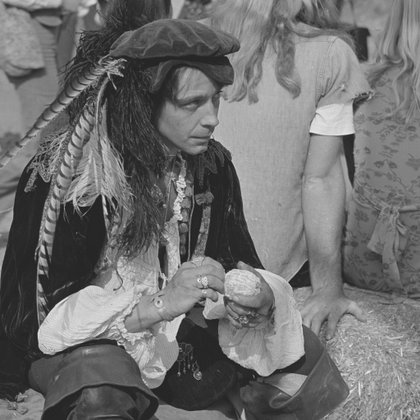
%> input picture data/pirate512.tif, 420 x 420 px, shrunk from 512 x 512 before the run
$ octave ICIP2017_Pirate.m   (GNU Octave 9; MATLAB toolbox functions it lacks are replaced by stand-ins)
%> lines starting %> are read from the running program, lines starting %| are printed output that depends on the picture; in (x1, y1, x2, y2) boxes, pixels count from 0 and x2, y2 are one past the last pixel; in counts of white or black regions, pixels touching at a corner belong together; the program's own positions count from 1
### functions/disk_kernel.m
function [psf_f_o,psf_f,kernel,Ly,Lx,keveny,kevenx,psf_sub_f] = disk_kernel(D,Ny,Nx,Le)
% DISK_KERNEL Return a disk blurring kernel (a rough approximation of a defocus PSF)
% with/without boundary handling.
%
%   SYNTAX:
%     [psf_f_o,psf_f,kernel,Ly,Lx,keveny,kevenx,psf_sub_f] = disk_kernel(D,Ny,Nx,Le)
%
%   INPUT:
%    D            - diameter of the disk kernel
%    Nx, Ny       - size of the test image
%    Le           - number of pixels for boundary extension
%
%   OUTPUT:
%    psf_f_o           - PSF image with original size, in Fourier domain
%    psf_f             - PSF image with boundary extension, in Fourier domain
%    kernel            - blurring kernel in spatial domian
%    Ly,Lx             - half size of the kernel, for boundary extension
%    keveny,kevenx     - odd/even flag for the size of the kernel
%    psf_sub_f         - subsampled PSF, in Fourier domain

% Used in the code for ICIP publications:
% - C. Dong, J. Portilla, "Maximum likelihood interpolation for
%   aliasing-aware image restoration", 2016 IEEE International Conference
%   on Image Processing (ICIP), pp. 564-568, Sept 2016.
% - C. Dong, J. Portilla, "Spectral pre-adaptation for two-step
%   arbitrary-shape-support image restoration", 2017 IEEE International
%   Conference on Image Processing (ICIP), pp. 3515-3519, Sept 2017.
%
% Version 1.0, August 2018
%
% Copyright (c) 2018
% Chaoqun Dong <chaodong999@gmail.com>
% Javier Portilla <javier.portilla@csic.es>
%
% This program is free software: you can redistribute it and/or modify
% it under the terms of the GNU Affero General Public License as
% published by the Free Software Foundation, either version 3 of the
% License, or (at your option) any later version.
%
% This program is distributed in the hope that it will be useful,
% but WITHOUT ANY WARRANTY; without even the implied warranty of
% MERCHANTABILITY or FITNESS FOR A PARTICULAR PURPOSE. See the
% GNU Affero General Public License for more details.
%
% You should have received a copy of the GNU Affero General Public License
% along with this program. If not, see <http://www.gnu.org/licenses/>.

R = D/2;
cy = Ny/2+1; % Ny, Nx assumed to be even
cx = Nx/2+1;
[u,v] = meshgrid(-Nx/2:Nx/2-1,-Ny/2:Ny/2-1);
u = u/Nx;
v = v/Ny;

f = sqrt(u.^2 + v.^2);

Ky = ceil(D/2)*2 + 1;  % size of the kernel
Kx = ceil(D/2)*2 + 1;  % assume kernel is square because the psf is a disk

Ly = ceil((Ky-1)/2);  % half size of the kernel
Lx = ceil((Kx-1)/2);

keveny = double(rem(Ky,2)==0);  % odd/even size handling
kevenx = double(rem(Kx,2)==0);


%% psf

z = 2*pi*f*R;
Disk_f = 2*besselj(1,z)./(z +double(z==0));
Disk_f(cy,cx) = 1;              % set the center of the disk to be 1

disk = fftshift(real(ifft2(fftshift(Disk_f))));

% a mask in the spatial domain to smooth the uniform disk
mask = [1 2 1]'*[1 2 1]/16;
disk_smooth = conv2(disk,mask,'same');

kernel = disk_smooth(Ny/2+1-Ly+keveny:Ny/2+1+Ly,Nx/2+1-Lx+kevenx:Nx/2+1+Lx);
kernel = kernel/sum(sum(kernel));
psf = zeros(Ny,Nx);
psf(Ny/2+1-Ly+keveny:Ny/2+1+Ly,Nx/2+1-Lx+kevenx:Nx/2+1+Lx) = kernel;

% FT
psf_f_o = fft2(fftshift(psf));

%boundary handling
NDy = Ny + 2*Le;
NDx = Nx + 2*Le;
D_f = zeros(NDy,NDx);
D_f(NDy/2+1-Ly+keveny:NDy/2+1+Ly,NDx/2+1-Lx+kevenx:NDx/2+1+Lx) = kernel; % Warning: Nx, Ny are assummed to be even numbers!
D_f = fft2(fftshift(D_f));
psf_f = D_f;

%% sub psf

kernel_sub = kernel(1+mod(Ly,2):2:end,1+mod(Lx,2):2:end);
kernel_sub = kernel_sub/sum(sum(kernel_sub));

Nsy = size(Ly-keveny+1:2:Ny-Ly,2);
Nsx = size(Lx-kevenx+1:2:Nx-Lx,2);

psf_sub = zeros(Nsy,Nsx);
psf_sub(floor(Nsy/2)+1-floor(Ly/2)+keveny:floor(Nsy/2)+1+floor(Ly/2),floor(Nsx/2)+1-floor(Lx/2)+kevenx:floor(Nsx/2)+1+floor(Lx/2)) = kernel_sub;

% FT
psf_sub_f = fft2(fftshift(psf_sub));

### functions/imagescTSc.m
function imagescTSc(im, scale, sc, cmap)
% IMAGESCTSC Display an image in True Size or scaled True Size.
%	Displaying is performed by imagesc (if sc==1), and colormap (cmap) is
%	set by default to 'gray'. It also works for full color images.
%
%   SYNTAX:
%     imagescTSc(im, scale, sc, cmap);
%
%   INPUT:
%     im      - image to display
%     scale   - image resize scale (an integer >=1)
%     sc      - when 1 the display values range from the minimum to the maximum
%     cmap    - colormap, default value is 'gray'
%
%   Example:
%       % Display a grayscale image twice the size
%       im = imread('pout.tif');
%       imagescTSc(im,2);

% Used in the code for ICIP publications:
% - J. Portilla, "Maximum likelihood extension for non-circulant
%   deconvolution", Image Processing (ICIP) 2014 IEEE International
%   Conference, pp. 4276-4279, Oct 2014.
% - C. Dong, J. Portilla, "Maximum likelihood interpolation for
%   aliasing-aware image restoration", 2016 IEEE International Conference
%   on Image Processing (ICIP), pp. 564-568, Sept 2016.
% - C. Dong, J. Portilla, "Spectral pre-adaptation for two-step
%   arbitrary-shape-support image restoration", 2017 IEEE International
%   Conference on Image Processing (ICIP), pp. 3515-3519, Sept 2017.
%
% Version 1.0, August 2018
%
% Copyright (c) 2018
% Javier Portilla <javier.portilla@csic.es>
% Chaoqun Dong <chaodong999@gmail.com>
%
% This program is free software: you can redistribute it and/or modify
% it under the terms of the GNU Affero General Public License as
% published by the Free Software Foundation, either version 3 of the
% License, or (at your option) any later version.
%
% This program is distributed in the hope that it will be useful,
% but WITHOUT ANY WARRANTY; without even the implied warranty of
% MERCHANTABILITY or FITNESS FOR A PARTICULAR PURPOSE. See the
% GNU Affero General Public License for more details.
%
% You should have received a copy of the GNU Affero General Public License
% along with this program. If not, see <http://www.gnu.org/licenses/>.

if nargin<2
    scale=1;
end
if nargin<3
    sc=1;
end
if nargin<4
    cmap = 'gray'; %default value
end

s = size(im);
s(1) = s(1)*scale;
s(2) = s(2)*scale;

if length(s)==2, % gray-scale image
    if scale>1,
        im_o = zeros(s(1),s(2));
        for nsx = 1:scale,
            for nsy = 1:scale,
                im_o(nsy:scale:end,nsx:scale:end) = im;
            end
        end
        im = im_o;
    end
else % true color image
    if scale>1,
        im_o = zeros(s(1),s(2),3);
        for nsx = 1:scale,
            for nsy = 1:scale,
                im_o(nsy:scale:end,nsx:scale:end,:) = im;
            end
        end
        im = im_o;
    end
end

% Display image
if length(s)==3,
    if sc
        im = im - min(min(min(im)));
        im = im/max(max(max(im)));
        imshow(im);
    else
        imshow(im);
    end
else
    if sc
        imagesc(im);
    else
        image(im);
    end
end

% set axes (and colormap, if applies)

axis('image'); axis('off');
if length(s)==2,
    colormap(cmap);
end
truesize;

### core/SPA.m
 function [z, z_init] = SPA(y, kernel, mask, PX_f, sigma, P)
% SPA Complete (extend and/or interpolate) an incomplete blurry observation.
%   Z = SPA(Y, KERNEL, MASK, PX_F, SIGMA, P) returns a maximum-likelihood
%   interpolation Z according to a Gaussian spectral model.
%
%   "SPA" stands for Spectral Pre-Adaptation.
%   It does a Maximum-Likelihood interpolation as a likely guess of the unknown
%   pixels of an incomplete observation of a blurry image ("y"), based on
%   consistency with the blurring kernel ("kernel"), the noise standard deviation
%   ("sigma", assumed Gaussian), assumed both known, and a simple AR-1 image model.
%   The known and unknown values of "y" correspond to "TRUE"s (or 1s) and "FALSE"s
%   (or 0s) in the "mask" array, respectively.
%   P is the number of iterations (e.g., 4 for typical situations, although it may be
%   necessary to increase this up to 50 or more for big kernels and little noise).
%
%   [Z, Z_INIT] = SPA(Y, KERNEL, MASK, PX_F, SIGMA, P) returns the maximum-likelihood
%   interpolation Z and a first guess Z_INIT. Z_INIT is an optional output
%   giving the first guess obtained with the "extrapol.m" method. It is
%   used as the starting point for maximum-likelihood interpolation to reduce
%   the number of iterations.
%
%   INPUT:
%     y           - an incomplete observation of a blurry image
%                   (preferrably in the [0 255] range - otherwise please,
%                   normalize it to that range)
%     kernel      - blurring kernel
%     mask        - a mask indicating the unknown pixels
%     PX_f        - power spectral density model of the uncorrupted image
%     sigma       - standard deviation of noise
%     P           - number of iterations
%
%   OUTPUT:
%     z           - the interpolated image
%     z_init      - a first guess for 'z' obtained with 'extrapol.m'
%
%   It is useful for:
%   (A) Boundary handling (by extending the boundaries and imposing circular
%   boundaries condition) (see ICIP 2014)
%   (B) Deblurring aliased observations, in which case the known
%   subset is a uniformly sampled version of the complete set of pixels
%   (see ICIP 2016).
%   (C) Deblurring blurred objects having supports with arbitrary shapes
%   (e.g., out-of-focus background in presence of in-focus foreground)
%   (see ICIP 2017).
%
% RELATED PUBLICATIONS:
% - J. Portilla, "Maximum likelihood extension for non-circulant
%   deconvolution", Image Processing (ICIP) 2014 IEEE International
%   Conference, pp. 4276-4279, Oct 2014.
% - C. Dong, J. Portilla, "Maximum likelihood interpolation for
%   aliasing-aware image restoration", 2016 IEEE International Conference
%   on Image Processing (ICIP), pp. 564-568, Sept 2016.
% - C. Dong, J. Portilla, "Spectral pre-adaptation for two-step
%   arbitrary-shape-support image restoration", 2017 IEEE International
%   Conference on Image Processing (ICIP), pp. 3515-3519, Sept 2017.

% Version 1.0, August 2018
%
% Copyright (c) 2018
% Javier Portilla <javier.portilla@csic.es>
% Chaoqun Dong <cdongae@connect.ust.hk>
%
% This program is free software: you can redistribute it and/or modify
% it under the terms of the GNU Affero General Public License as
% published by the Free Software Foundation, either version 3 of the
% License, or (at your option) any later version.
%
% This program is distributed in the hope that it will be useful,
% but WITHOUT ANY WARRANTY; without even the implied warranty of
% MERCHANTABILITY or FITNESS FOR A PARTICULAR PURPOSE. See the
% GNU Affero General Public License for more details.
%
% You should have received a copy of the GNU Affero General Public License
% along with this program. If not, see <http://www.gnu.org/licenses/>.


%%
%fprintf(1,'Info:  Processing by SPA...\n');

mask = logical(mask); % in case it was given as numbers, in binary, etc.

% blurring kernel h
[Ky,Kx] = size(kernel);

Ly = ceil((Ky-1)/2);  % half size of the kernel
Lx = ceil((Kx-1)/2);
keveny = double(rem(Ky,2)==0);
kevenx = double(rem(Kx,2)==0);

%observation
y00_obsv = y;
mu = mean2(y00_obsv.*mask)/mean2(mask);
y00 = (y00_obsv - mu).*mask;

% the blurring kernel, in the Fourier domain.
[NDy, NDx] = size(y);
h = zeros(NDy,NDx);
h(NDy/2+1-Ly+keveny:NDy/2+1+Ly,NDx/2+1-Lx+kevenx:NDx/2+1+Lx) = kernel; % Warning: it assumes Nx, Ny are even numbers!
H_f = fft2(fftshift(h));  %% FT of the kernel

% PSD model for the (incomplete) observation
PZ_f = abs(H_f).^2.*PX_f + sigma^2;

Q = 25;  % Length of the linear prediction. This value works well for all tried examples

% Initiallize surrounded by zeros

% Watch out! Here it is assuming "bytes"
z = mu*ones(NDy,NDx);
z(mask) = y00_obsv(mask);
z = extrapol(z, mask);
z_init = z;

% Pre-processing

% First compute q'
aux = zeros(NDy,NDx);
% part of b(y): Fo*y
aux(mask) = y00(mask);
Y_f = fft2(aux);
% part of b(y): F.D_pz^-1(Fo*.y), here we have Fi* = F*.E^T, so Fi = E.F
% So q = -b(y)
q = real(ifft2(Y_f./PZ_f));
q(mask) = zeros;

z0 = z - mu; % We NEED to remove the mean
ze0 = -z0;
ze0(mask) = zeros;
ze = ze0;

lambda = 2*sigma^2;   % fastest convergence

S = NDy*NDx - sum(sum(double(mask))); % Number of degrees of freedom to be optimized

U = zeros(S,Q);
Z = zeros(NDy*NDx,Q);
mask2 = ones(NDy,NDx);
mask2(mask) = zeros;
mask2 = mask2(:);

for m = 1:P,

    % Applies the original method (see ICIP 2014) but saving the vector
    % values, so then can do a linear prediction of the convergence limit
    for n = 1:Q,
        % part of Az,cause A= Fi.D_pz^-1.Fi*, Ze_f = Fi*z, because it is -Az, so
        % ze0 = -z0
        Ze_f = fft2(ze);
        % part of Az, F.D_pz^-1.Ze_f
        aux = real(ifft2(Ze_f./PZ_f));
        % part of Az, E(...)
        aux(mask) = zeros;
        ze_old = ze;
        ze = ze + lambda*(q-aux);
        u = ze - ze_old;
        u = u(:);
        U(:,n) = u(mask2==1);
        Z(:,n) = ze(:);
    end

    % Estimate u(N) from the previous Q-1 ones
    % (see ICIP 2016)

    Ur = U(:,1:Q-1);
    c = - pinv(Ur)*U(:,Q);
    c = [c; 1];
    c = c/sum(c);

    Zr = Z(:,1:Q);
    ze = Zr*c;
    ze = reshape(ze,NDy,NDx);

    fprintf(1,'Info:  Processing by SPA, current p = %d out of %d ...\n',m,P);

end

z = -ze;
z(mask) = y00(mask);   % get back known

z = z + mu;

### functions/extrapol.m
function imx = extrapol(im, mask)
% EXTRAPOL Return an inter/extrapolation of an incomplete image.
%   It is based on using a very peaky local integration kernel (r.^(-7)), such that,
%   for close-by known values the inter/extrapolated pixels are an average of those
%   neighbor pixels, whereas for far-away pixels the inter/extrapolated pixels are
%   a much more extended area average.
%   The trick consists of dividing always by the area of the kernel on the
%   known-pixels' area. This ensures that it is a true average.
%
%   SYNTAX:
%     imx = extrapol(im,mask);
%
%   INPUT:
%     im     - image (incomplete)
%     mask   - binary mask indicating the pixels to be kept (1's) and the ones
%              to be filled in (0's)
%
%   OUTPUT:
%     imx    - an image keeping the original pixels (with mask ==1) and with new
%              values in the rest of the pixels such that the result is smooth

% Used in the code for ICIP publication:
% - C. Dong, J. Portilla, "Spectral pre-adaptation for two-step
%   arbitrary-shape-support image restoration", 2017 IEEE International
%   Conference on Image Processing (ICIP), pp. 3515-3519, Sept 2017.
%
% Version 1.0, August 2018
%
% Copyright (c) 2018
% Javier Portilla <javier.portilla@csic.es>
% Chaoqun Dong <chaodong999@gmail.com>
%
% This program is free software: you can redistribute it and/or modify
% it under the terms of the GNU Affero General Public License as
% published by the Free Software Foundation, either version 3 of the
% License, or (at your option) any later version.
%
% This program is distributed in the hope that it will be useful,
% but WITHOUT ANY WARRANTY; without even the implied warranty of
% MERCHANTABILITY or FITNESS FOR A PARTICULAR PURPOSE. See the
% GNU Affero General Public License for more details.
%
% You should have received a copy of the GNU Affero General Public License
% along with this program. If not, see <http://www.gnu.org/licenses/>.

Np = size(im,1);
N = size(mask,1);
img = zeros(N);
img((N-Np)/2+1:(N+Np)/2,(N-Np)/2+1:(N+Np)/2) = im;
img = img.*mask;
int = double(mask);

% Define the kernel
fil = 1./(meshgrid(-N/2:N/2-1,-N/2:N/2-1).^2+(meshgrid(-N/2:N/2-1,-N/2:N/2-1).').^2).^3.5;
fil = fftshift(fil);
fil(1,1) = 1000;
F = real(fft2(fil));

% Filter the image, doing a local average
imx = ifft2(F.*fft2(img))./ifft2(F.*fft2(int));  %divide the filtered image by the filtered mask
imx = imx.*(1-mask)+img.*mask;

### demos/ICIP2017/ICIP2017_Pirate.m
% ICIP2017_Pirate:
%
% A demo for deblurring objects in images having supports with arbitrary
% shape, by using SPA.
% Here is the case (a realistic simulation) that in an image the Foreground
% is focused and Background is blurred (out of focus).
%
% This code provides Fig.2. (a), (b) (d) and (f) in
% - C. Dong, J. Portilla, "Spectral pre-adaptation for two-step
%   arbitrary-shape-support image restoration", 2017 IEEE International
%   Conference on Image Processing (ICIP), pp. 3515-3519, Sept 2017.
%
%  It assumes the original image was in [0 255] range (8 bits).
%  Please, normalize the observation if you adapt this code to run with
%  other bit depth images.
%
% Requires the L2-r-L0 Deblur Matlab Toolbox 2.1:
% https://www.researchgate.net/publication/325903515_L2rL0deblurMatlabToolbox2p1
% It is included in this ZIP file. The toolbox is an implementation of the method
% described in:
% - J. Portilla, A. Tristan-Vega, I.W. Selesnick, "Efficient and robust
%   image restoration using multiple-feature L2-relaxed sparse analysis
%   priors", IEEE Transactions on Image Processing, vol. 24, no. 12,
%   pp. 5046-5059, Dec 2015.

% Code for ICIP publication:
% - C. Dong, J. Portilla, "Spectral pre-adaptation for two-step
%   arbitrary-shape-support image restoration", 2017 IEEE International
%   Conference on Image Processing (ICIP), pp. 3515-3519, Sept 2017.
%
% Version 1.0, August 2018
%
% Copyright (c) 2018
% Chaoqun Dong <cdongae@connect.ust.hk>
% Javier Portilla <javier.portilla@csic.es>
%
% This program is free software: you can redistribute it and/or modify
% it under the terms of the GNU Affero General Public License as
% published by the Free Software Foundation, either version 3 of the
% License, or (at your option) any later version.
%
% This program is distributed in the hope that it will be useful,
% but WITHOUT ANY WARRANTY; without even the implied warranty of
% MERCHANTABILITY or FITNESS FOR A PARTICULAR PURPOSE. See the
% GNU Affero General Public License for more details.
%
% You should have received a copy of the GNU Affero General Public License
% along with this program. If not, see <http://www.gnu.org/licenses/>.


%%
clear all;
close all;

addpath(genpath('../../data'))
addpath(genpath('../../core'))
addpath(genpath('../../functions'))
addpath(genpath('../../L2rL0deblurMatlabToolbox2p1'))


%% simulation
background_image = double(imread('pirate512.tif'));
%> background_image: size 420x420 double; min 26, max 253, mean 111.6; mean of the top-left, top-right, bottom-left and bottom-right quarters 97.1, 135.2, 97.2, 117
foreground_image = double(imread('hand.png'));
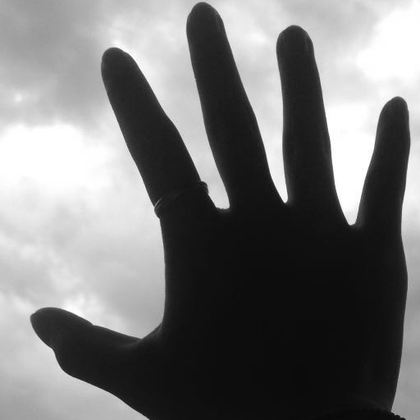
%> input picture data/hand.png, 420 x 420 px, shrunk from 512 x 512 before the run
%> foreground_image: size 420x420 double; min 8, max 255, mean 119.3; mean of the top-left, top-right, bottom-left and bottom-right quarters 171.7, 145.5, 130.9, 29.3
[Ny,Nx] = size(background_image);
%> Ny = 420; Nx = 420

% mask for foreground in focus object
% hand_mask.png is processed from hand.png by thresholding and
% morphological operations.
% focused foreground pixels are zeros
mask_image = imread('hand_mask.png');
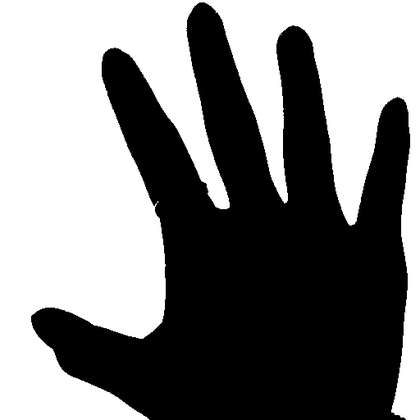
%> input picture data/hand_mask.png, 420 x 420 px, shrunk from 512 x 512 before the run
%> mask_image is the input picture: size 420x420 uint8; min 0, max 255, mean 128.6
mask_image = im2double(mask_image);
%> mask_image: size 420x420 double

% define blur
sigma = 0.3;   %low noise level
D = 9;         % diameter of the blurring kernel
Le = 8;        % boundary extension parameter
[Real_psf_f_o,Real_psf_f,kernel,Ly,Lx,keveny,kevenx] = disk_kernel(D,Nx,Ny,Le);   % psf
%> Ly = 5; Lx = 5; keveny = 0; kevenx = 0

% blur mask to avoid artifacts
blur = [1 2 1]'*[1 2 1]/16;
mask_smooth = conv2(mask_image,blur,'valid');
temp = mask_image;
temp(2:end-1,2:end-1) = mask_smooth;
%> temp: size 420x420 double; min 0, max 1, mean 0.504; mean of the top-left, top-right, bottom-left and bottom-right quarters 0.771, 0.564, 0.594, 0.0896
mask_smooth = temp;

B_f = fft2(background_image);
randn('seed',0);
BY_f = Real_psf_f_o.*B_f + fft2(sigma*randn(Ny,Nx)); % observation model for noisy convolved image
b_simu = real(ifft2(BY_f));
y_simu = b_simu.* mask_smooth + foreground_image.*(1-mask_smooth);

y_obsv = y_simu(Ly+1:end-Ly,Lx+1:end-Lx); % cut off invalid boundary pixels

figure(1),imagescTSc(y_obsv);title('observation');   % Fig.2. (a)


%% SPA for estimating background image
NDy = Ny + 2*Le;
%> NDy = 436
NDx = Nx + 2*Le;
%> NDx = 436

mask_image_back = 1-(mask_smooth<1);   % sharp background mask
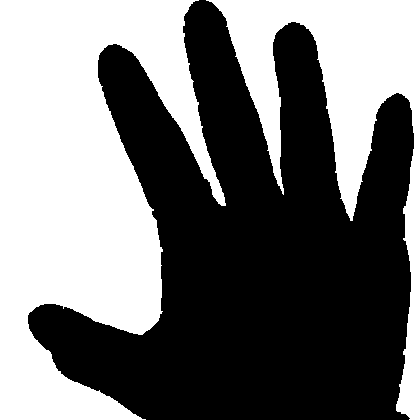
%> mask_image_back: size 420x420 double; values 0 (black) and 1 (white), 46.1% white; 2 white regions, box (x1, y1, x2, y2) and area: (0, 0, 226, 420) 57076, (206, 0, 420, 420) 24299
% boundary handling mask
mask_boun = zeros(NDy,NDx);
mask_boun(Le+Ly-keveny+1:end-Ly-Le,Le+Lx-kevenx+1:end-Lx-Le) = 1;
%> mask_boun: size 436x436 double; values 0 (black) and 1 (white), 88.4% white; 1 black region, box (x1, y1, x2, y2) and area: (0, 0, 436, 436) 21996

% object mask
mask_back = zeros(NDy,NDx);
mask_back(Le+1:end-Le,Le+1:end-Le) = mask_image_back;
%> mask_back: size 436x436 double; values 0 (black) and 1 (white), 42.8% white; 2 white regions, box (x1, y1, x2, y2) and area: (8, 8, 234, 428) 57076, (214, 8, 428, 428) 24299

% generic mask
mask = mask_back & mask_boun;   %knows are ones, unknowns are zeros
%> mask: size 436x436 logical; 39.2% white; 2 white regions, box (x1, y1, x2, y2) and area: (13, 13, 234, 423) 53350, (223, 13, 423, 423) 21146
figure(2); imagescTSc(mask); title('unknown pixels´ mask');

y = zeros(NDy,NDx);
y(Le+Ly+1:end-Ly-Le,Le+Lx+1:end-Lx-Le) = y_obsv.*mask(Le+Ly+1:end-Ly-Le,Le+Lx+1:end-Lx-Le);
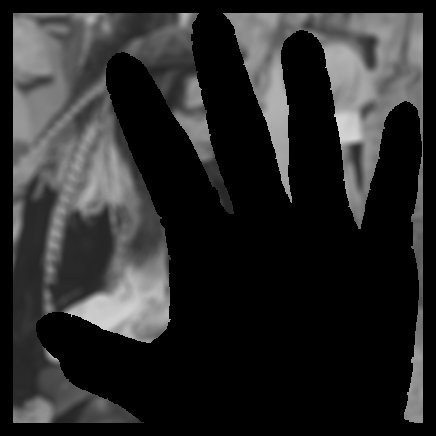
%> y: size 436x436 double; min 0, max 214.6, mean 41.9

% PSD of the uncorrputed image
[xc, yc] = meshgrid(1:NDx,1:NDy);
xc = xc - 1 - NDx/2;
yc = yc - 1 - NDy/2;
sig2x = 30^2; % sig2x and rho work well for Wiener (both boundary processing and Wiener "optimized" at the same time). Adapted to the [0 255] range.
u = xc/NDx;
v = yc/NDy;
rho = 0.65;
PX_f = sig2x*4*log(rho)^2./((log(rho)^2 + 4*pi^2*u.^2).*(log(rho)^2 + 4*pi^2*v.^2));
PX_f = fftshift(PX_f);

P=4;

z = SPA(y,kernel,mask,PX_f,sigma,P);
%> in SPA, `mu = mean2(y00_obsv.*mask)/mean2(mask);`: mu = 106.9
%> in SPA, `y00 = (y00_obsv - mu).*mask;`:
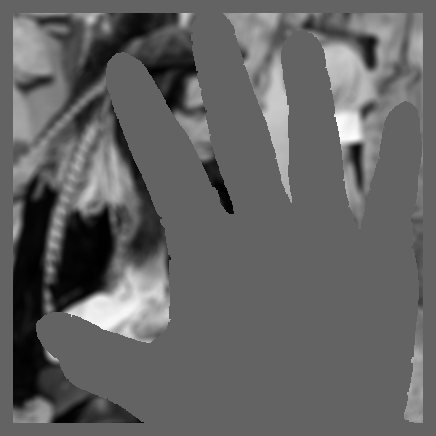
%> y00: size 436x436 double; min -69.47, max 107.7, mean 0; drawn with min black and max white
%> in SPA, `z = mu*ones(NDy,NDx);`: z: size 436x436 double; every value is 106.9
%> in SPA, `ze0(mask) = zeros;`:
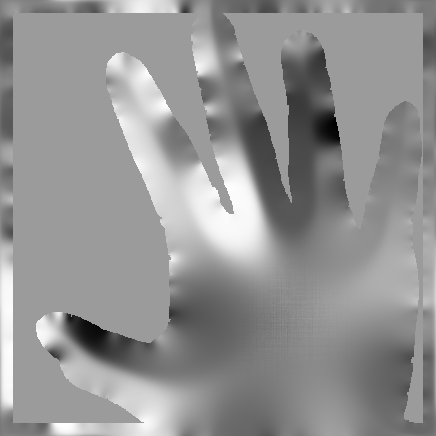
%> ze0: size 436x436 double; min -107.7, max 68.5, mean -5.6; drawn with min black and max white
%> in SPA, `S = NDy*NDx - sum(sum(double(mask)));`: S = 115600
%> in SPA, `z = -ze;`:
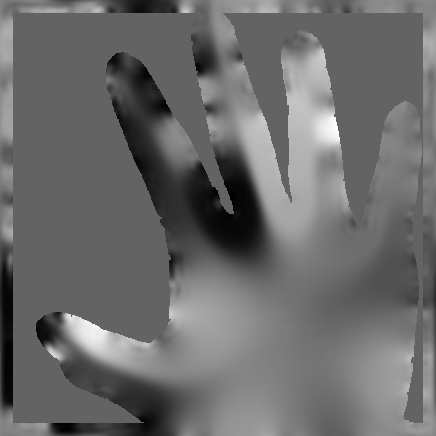
%> z: size 436x436 double; min -69.03, max 107.6, mean 5.6; drawn with min black and max white
figure(3),imagescTSc(z);title('result of SPA interpolation')   %Fig.2.(b)


%% L2-relaxed-L0 deblurring Matlab Toolbox v2.1
% please check the toolbox for details

Niter = 10;

% Load parameters for L2-r-L0 deblurring with Niter=10:
% All three representations are active.
% From Table I, ConDy 10 (number of iterations) in Portilla TIP2015,
% parameters jointly optimizing SSIM of the 24 test experiments.
%> (the run ends here)
